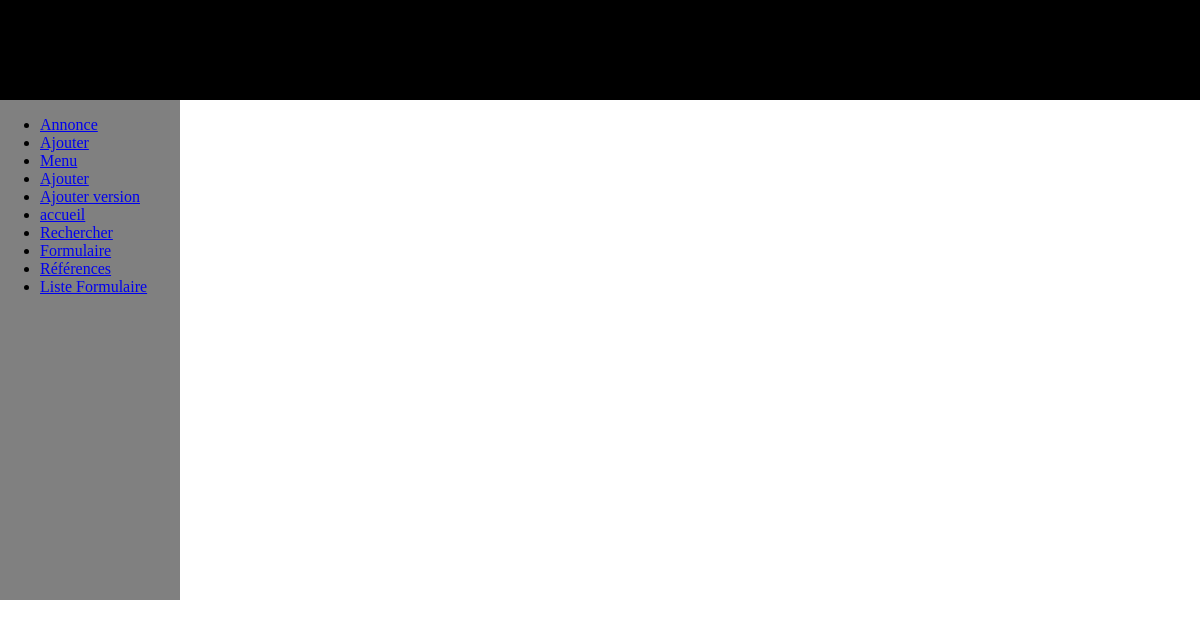
Page /corps.php on the committed database.
### tables this page shows
CREATE TABLE IF NOT EXISTS `_meta_menu` (
`id` int(11) NOT NULL,
  `libelle` varchar(20) DEFAULT NULL,
  `chemin` varchar(400) DEFAULT NULL,
  `id_parent` int(11) NOT NULL
);

### corps.php (called while the page is built)
<?php
include("banniere.php");
include("menu.php");
?>

### class/connexion.class.php (called while the page is built, shortened)
<?php
class connexion{
	private  $pdo;
	public function getPDO()
	{
		if($this->pdo ===null){
			$pdo = new PDO('mysql:dbname=mb554950;host=127.0.0.1', 'root', 'root');
			$pdo->setAttribute(PDO::ATTR_ERRMODE, PDO::ERRMODE_EXCEPTION);
			$this->pdo = $pdo;
		}
		return $this->pdo;
	}
	public function query($statement){
		$req = $this->getPDO()->query($statement);
		$data = $req->fetchAll(PDO::FETCH_CLASS);
		return $data;
	}
}
?>

### menu.php (the view, shortened to what this page needs)
<?php
$select = "SELECT * FROM _META_MENU;";
$bdd = new connexion();
$rep = $bdd->query($select);
?>
<html>
<head>
<link rel="stylesheet" type="text/css" href="style.css">
</head>
	<body>
		<div id="menu">
			<?php
			echo "<ul>";
			for($i=0; $i<sizeof($rep); $i++){
				echo "<li><a href='".$rep[$i]->chemin.".php'>".$rep[$i]->libelle."</a></li>";
			}
			echo "</ul>";
			?>
		</div>
	</body>
</html>

### style.css (style rules this page uses)
body { margin:0; }
#menu { float:left; width:15%; background-color:grey; height:500px; }

### rows in the picture
_meta_menu: libelle "Annonce"
_meta_menu: libelle "Ajouter"
_meta_menu: libelle "Menu"
_meta_menu: libelle "Ajouter"
_meta_menu: libelle "Ajouter version"
_meta_menu: libelle "accueil"
_meta_menu: libelle "Rechercher"
_meta_menu: libelle "Formulaire"
_meta_menu: libelle "Références"
_meta_menu: libelle "Liste Formulaire"
